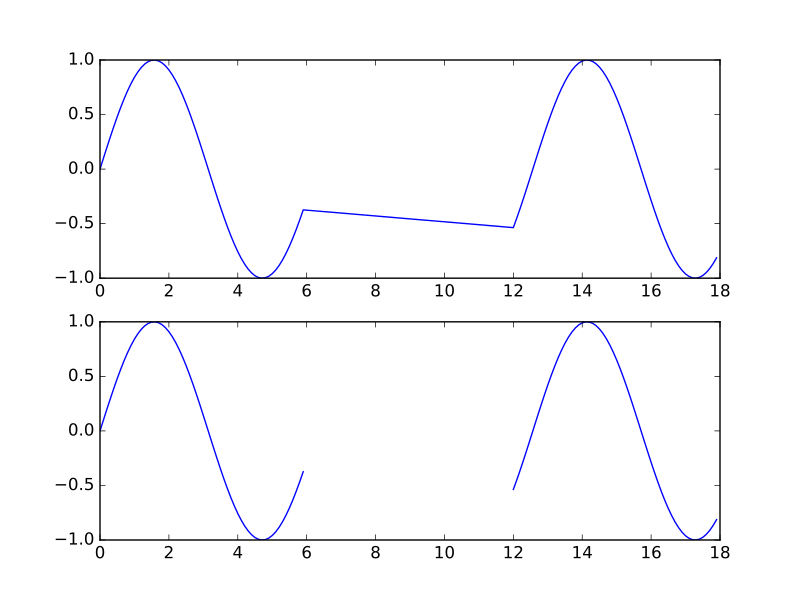

This figure's Python source:
# This example plots "gappy" data with and without explicit fill values.

import matplotlib.pyplot as plt
import numpy
import spacepy.datamanager
x = numpy.append(numpy.arange(0, 6, 0.1), numpy.arange(12, 18, 0.1))
y = numpy.sin(x)
xf, yf = spacepy.datamanager.insert_fill(x, y)
fig = plt.figure()
ax0 = fig.add_subplot(211)
ax0.plot(x, y)
ax1 = fig.add_subplot(212)
ax1.plot(xf, yf)
plt.show()
